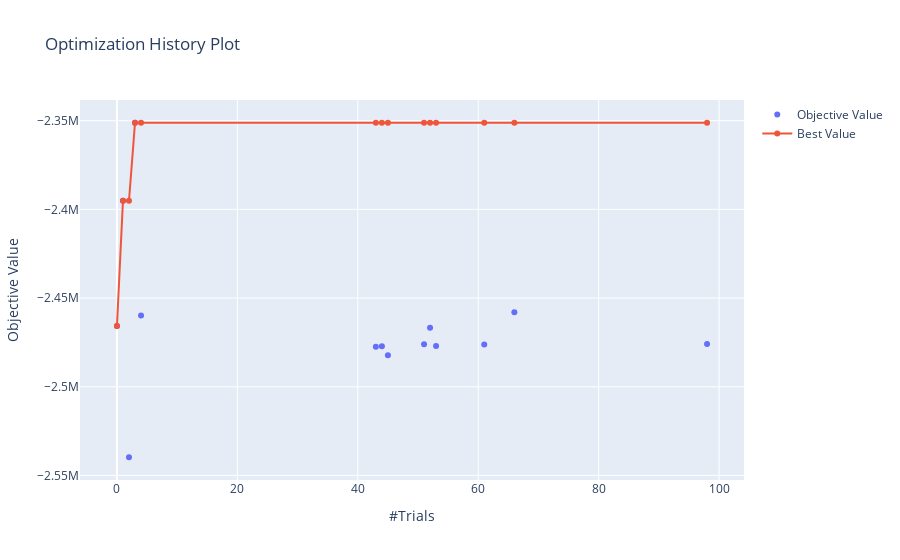

The notebook cell saved with this chart:
### Code cell
optuna.visualization.plot_optimization_history(tuning.study)

### Figure 1 — Plotly figure (JSON) as saved in the notebook; plotly's stock layout.template omitted (floating-point values rounded to 4 significant figures)
{"data": [{"mode": "markers", "name": "Objective Value", "type": "scatter", "x": [0, 1, 2, 3, 4, 43, 44, 45, 51, 52, 53, 61, 66, 98], "y": [-2466000.0, -2395000.0, -2540000.0, -2351000.0, -2460000.0, -2477000.0, -2477000.0, -2482000.0, -2476000.0, -2467000.0, -2477000.0, -2476000.0, -2458000.0, -2476000.0]}, {"name": "Best Value", "type": "scatter", "x": [0, 1, 2, 3, 4, 43, 44, 45, 51, 52, 53, 61, 66, 98], "y": [-2466000.0, -2395000.0, -2395000.0, -2351000.0, -2351000.0, -2351000.0, -2351000.0, -2351000.0, -2351000.0, -2351000.0, -2351000.0, -2351000.0, -2351000.0, -2351000.0]}], "layout": {"title": {"text": "Optimization History Plot"}, "xaxis": {"title": {"text": "#Trials"}}, "yaxis": {"title": {"text": "Objective Value"}}}}
